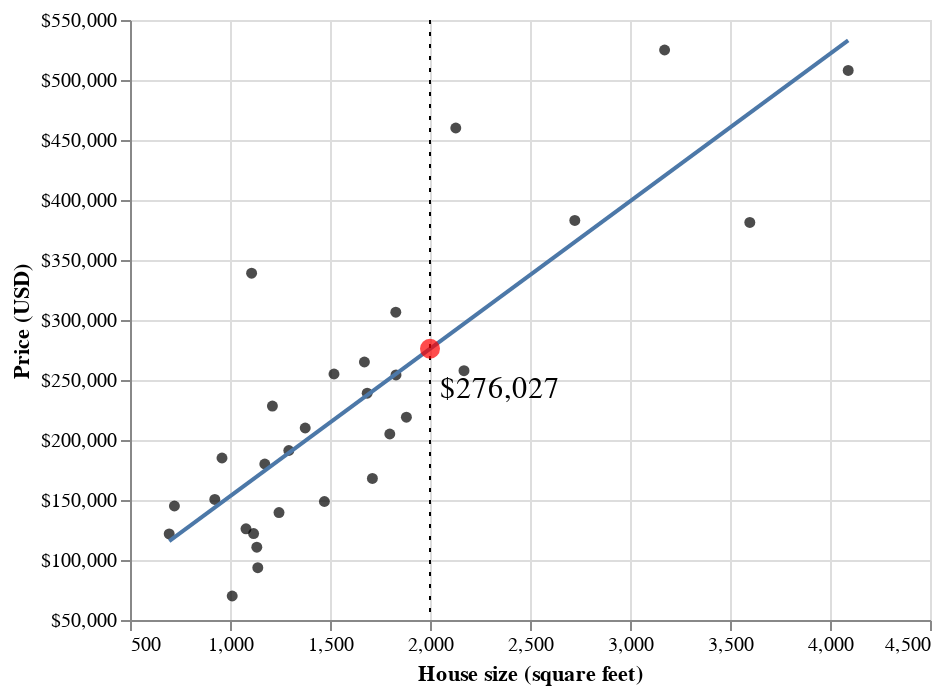

Source (notebook cell):
### Code cell
glue("fig:08-lin-reg2", small_plot_2000_pred)
glue("pred_2000", int(prediction))

### Figure 1 — Vega-Lite specification as saved in the notebook (floating-point values rounded to 4 significant figures)
{"config": {"view": {"continuousWidth": 400, "continuousHeight": 300}}, "layer": [{"mark": {"type": "circle", "color": "black"}, "encoding": {"x": {"field": "sqft", "scale": {"zero": false}, "title": "House size (square feet)", "type": "quantitative"}, "y": {"axis": {"format": "$,.0f"}, "field": "price", "scale": {"zero": false}, "title": "Price (USD)", "type": "quantitative"}}}, {"mark": "line", "encoding": {"x": {"field": "sqft", "scale": {"zero": false}, "title": "House size (square feet)", "type": "quantitative"}, "y": {"axis": {"format": "$,.0f"}, "field": "price", "scale": {"zero": false}, "title": "Price (USD)", "type": "quantitative"}}, "transform": [{"on": "sqft", "regression": "price"}]}, {"data": {"name": "data-dede3f53429ab08afa6de2a4430fc887"}, "mark": {"type": "rule", "strokeDash": [2, 4]}, "encoding": {"x": {"field": "x", "type": "quantitative"}}}, {"data": {"name": "data-55421730bd70617d44503cfef93a70d9"}, "mark": {"type": "circle", "color": "red", "size": 100}, "encoding": {"x": {"field": "x", "type": "quantitative"}, "y": {"field": "y", "type": "quantitative"}}}, {"data": {"name": "data-5c02433322b2d36cf7dcb0b164409dca"}, "mark": {"type": "text", "dy": -5, "size": 15}, "encoding": {"text": {"field": "prediction", "type": "nominal"}, "x": {"field": "x", "type": "quantitative"}, "y": {"field": "y", "type": "quantitative"}}}], "data": {"name": "data-dd70ea120b69e4d2199dadb4d59509b6"}, "$schema": "https://vega.github.io/schema/vega-lite/v4.17.0.json", "datasets": {"data-dd70ea120b69e4d2199dadb4d59509b6": [{"city": "SACRAMENTO", "zip": "z95829", "beds": 3, "baths": 2.0, "sqft": 2170, "type": "Residential", "price": 257729, "latitude": 38.46, "longitude": -121.4}, {"city": "SACRAMENTO", "zip": "z95835", "beds": 3, "baths": 2.0, "sqft": 1686, "type": "Residential", "price": 239000, "latitude": 38.67, "longitude": -121.5}, {"city": "ROSEVILLE", "zip": "z95678", "beds": 3, "baths": 2.0, "sqft": 1174, "type": "Residential", "price": 180000, "latitude": 38.73, "longitude": -121.3}, {"city": "EL_DORADO_HILLS", "zip": "z95762", "beds": 5, "baths": 4.0, "sqft": 4091, "type": "Residential", "price": 508000, "latitude": 38.68, "longitude": -121.0}, {"city": "SACRAMENTO", "zip": "z95842", "beds": 5, "baths": 2.0, "sqft": 1712, "type": "Residential", "price": 168000, "latitude": 38.68, "longitude": -121.4}, {"city": "FAIR_OAKS", "zip": "z95628", "beds": 3, "baths": 1.0, "sqft": 960, "type": "Residential", "price": 185000, "latitude": 38.67, "longitude": -121.2}, {"city": "ORANGEVALE", "zip": "z95662", "beds": 3, "baths": 2.0, "sqft": 1294, "type": "Residential", "price": 191250, "latitude": 38.69, "longitude": -121.3}, {"city": "SACRAMENTO", "zip": "z95842", "beds": 2, "baths": 2.0, "sqft": 1134, "type": "Condo", "price": 110700, "latitude": 38.7, "longitude": -121.4}, {"city": "SACRAMENTO", "zip": "z95838", "beds": 2, "baths": 1.0, "sqft": 1011, "type": "Residential", "price": 70000, "latitude": 38.64, "longitude": -121.4}, {"city": "SACRAMENTO", "zip": "z95824", "beds": 2, "baths": 2.0, "sqft": 1139, "type": "Residential", "price": 93600, "latitude": 38.52, "longitude": -121.5}, {"city": "ROSEVILLE", "zip": "z95747", "beds": 3, "baths": 2.5, "sqft": 1829, "type": "Residential", "price": 306500, "latitude": 38.77, "longitude": -121.4}, {"city": "SACRAMENTO", "zip": "z95823", "beds": 4, "baths": 2.0, "sqft": 1472, "type": "Residential", "price": 148750, "latitude": 38.48, "longitude": -121.5}, {"city": "SACRAMENTO", "zip": "z95819", "beds": 3, "baths": 1.0, "sqft": 1108, "type": "Residential", "price": 339000, "latitude": 38.56, "longitude": -121.4}, {"city": "SACRAMENTO", "zip": "z95825", "beds": 3, "baths": 1.0, "sqft": 1520, "type": "Residential", "price": 255000, "latitude": 38.6, "longitude": -121.4}, {"city": "ELVERTA", "zip": "z95626", "beds": 3, "baths": 2.0, "sqft": 1080, "type": "Residential", "price": 126000, "latitude": 38.72, "longitude": -121.4}, {"city": "EL_DORADO_HILLS", "zip": "z95762", "beds": 3, "baths": 2.0, "sqft": 2129, "type": "Residential", "price": 460000, "latitude": 38.67, "longitude": -121.1}, {"city": "SACRAMENTO", "zip": "z95838", "beds": 4, "baths": 2.0, "sqft": 1799, "type": "Residential", "price": 205000, "latitude": 38.66, "longitude": -121.4}, {"city": "SACRAMENTO", "zip": "z95835", "beds": 5, "baths": 3.0, "sqft": 3599, "type": "Residential", "price": 381300, "latitude": 38.68, "longitude": -121.5}, {"city": "CAMERON_PARK", "zip": "z95682", "beds": 2, "baths": 1.5, "sqft": 1376, "type": "Residential", "price": 210000, "latitude": 38.69, "longitude": -121.0}, {"city": "SACRAMENTO", "zip": "z95815", "beds": 3, "baths": 1.0, "sqft": 696, "type": "Residential", "price": 121725, "latitude": 38.61, "longitude": -121.4}, {"city": "CARMICHAEL", "zip": "z95608", "beds": 3, "baths": 2.0, "sqft": 1245, "type": "Condo", "price": 139500, "latitude": 38.63, "longitude": -121.3}, {"city": "ELK_GROVE", "zip": "z95757", "beds": 5, "baths": 3.5, "sqft": 2724, "type": "Residential", "price": 383000, "latitude": 38.38, "longitude": -121.4}, {"city": "FAIR_OAKS", "zip": "z95628", "beds": 3, "baths": 2.0, "sqft": 3173, "type": "Residential", "price": 525000, "latitude": 38.65, "longitude": -121.3}, {"city": "CITRUS_HEIGHTS", "zip": "z95621", "beds": 3, "baths": 2.0, "sqft": 1118, "type": "Residential", "price": 122000, "latitude": 38.71, "longitude": -121.3}, {"city": "CITRUS_HEIGHTS", "zip": "z95610", "beds": 3, "baths": 2.0, "sqft": 1882, "type": "Residential", "price": 219000, "latitude": 38.72, "longitude": -121.2}, {"city": "SACRAMENTO", "zip": "z95834", "beds": 3, "baths": 2.0, "sqft": 1672, "type": "Condo", "price": 265000, "latitude": 38.65, "longitude": -121.5}, {"city": "SACRAMENTO", "zip": "z95842", "beds": 2, "baths": 1.0, "sqft": 924, "type": "Condo", "price": 150454, "latitude": 38.67, "longitude": -121.4}, {"city": "ANTELOPE", "zip": "z95843", "beds": 3, "baths": 2.0, "sqft": 1830, "type": "Residential", "price": 254172, "latitude": 38.71, "longitude": -121.3}, {"city": "SACRAMENTO", "zip": "z95820", "beds": 2, "baths": 1.0, "sqft": 722, "type": "Residential", "price": 145000, "latitude": 38.53, "longitude": -121.5}, {"city": "SACRAMENTO", "zip": "z95820", "beds": 3, "baths": 2.0, "sqft": 1212, "type": "Residential", "price": 228327, "latitude": 38.53, "longitude": -121.4}], "data-dede3f53429ab08afa6de2a4430fc887": [{"x": 2000}], "data-55421730bd70617d44503cfef93a70d9": [{"x": 2000, "y": 276000.0}], "data-5c02433322b2d36cf7dcb0b164409dca": [{"x": 2350, "y": 235000.0, "prediction": "$276,027"}]}}
